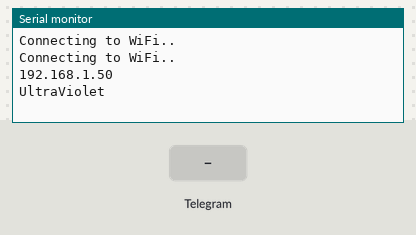
A sketch run on a simulated ESP32. On the bench: the last lines printed to the serial monitor. The inputs (shaded band) are chosen by the test bench. WiFi joins after 1.5 s; servers stay silent unless stated; uploads are accepted with an empty reply.

Above: at 3.2 s.
3.3 s: Telegram message "/start" received
At 4.3 s:
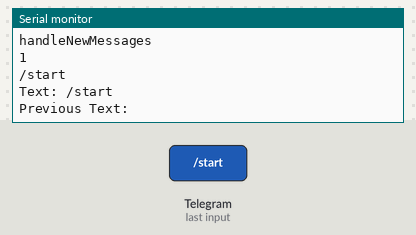
5.1 s: Telegram message "/Login" received
At 6.7 s:
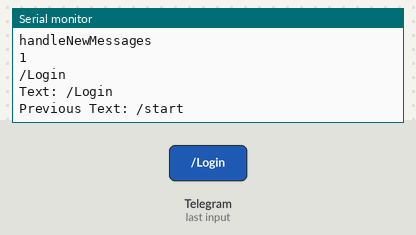
7.0 s: Telegram message "/Enter_PIN" received
At 9.1 s:
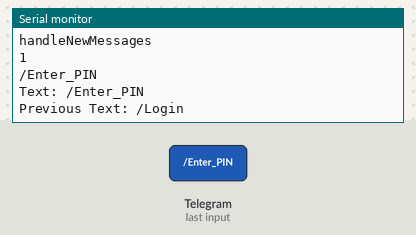
9.9 s: Telegram message "/Debit" received
At 12.6 s:
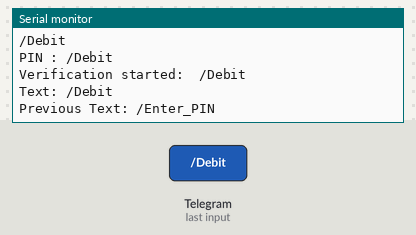
12.8 s: Telegram message "/Credit" received
At 14.4 s:
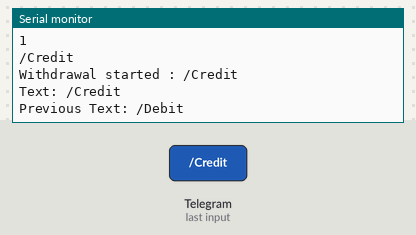
14.6 s: Telegram message "0" received
At 16.1 s:
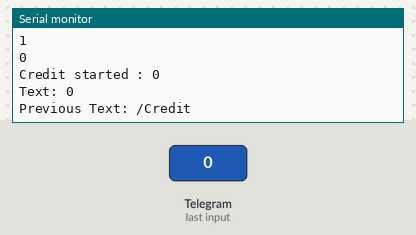
Timing chart, 0 to 17.6 s (numbered marks = the images above; inputs shaded):
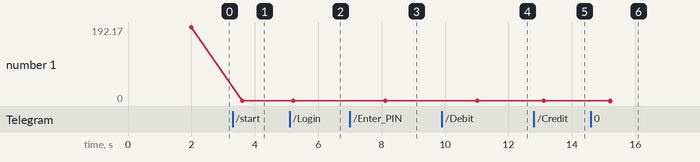

Measured:
- after the input at 3.3 s, the serial monitor: prints a new line after 0.30 s (image 1)
- after the input at 5.1 s, the serial monitor: prints a new line after 0.11 s (image 2)
- after the input at 7.0 s, the serial monitor: prints a new line after 1.1 s (image 3)
- after the input at 9.9 s, the serial monitor: prints a new line after 1.1 s (image 4)
- after the input at 12.8 s, the serial monitor: prints a new line after 0.32 s (image 5)
- after the input at 14.6 s, the serial monitor: prints a new line after 0.62 s (image 6)
- plotted number 1: 192.17 → 1 after the input at 3.3 s, 1 → 0 after the input at 14.6 s

The sketch:

TaskV1.ino
```cpp
#include <WiFi.h>
#include <WiFiClientSecure.h>
#include <UniversalTelegramBot.h>
#include <ArduinoJson.h>
#include <HTTPClient.h>
#include "time.h"

// Replace with your network credentials
const char* ssid = "UltraViolet";
const char* password = "password"; //1565+qD7

// Initialize Telegram BOT
#define BOTtoken "5651161362:AAFyD4reEoT5M6uU3EaZv3iolI5QhmgWQXE"  // your Bot Token (Get from Botfather)
// The user's chat id
#define CHAT_ID "1418009365"


WiFiClientSecure client;
UniversalTelegramBot bot(BOTtoken, client);

// Checks for new messages every 1 second.
int botRequestDelay = 1000;
unsigned long lastTimeBotRan;

//Global Variables
String text = "";
String prev_text = "";
// Flags
bool FlagU = false; //Flag for user
bool FlagP = false; //Flag for password
bool Logged_in = false; // Flag to check whether the user is Logged in

// Variables used in Arduino
String user;
String PassPIN;

// Variables used for sending to GoogleScript (Might not be needed)
String namelogin;
String pinlogin;

String GOOGLE_SCRIPT_ID = "AKfycbxwvNAImt8daIRrf7hc1jmtd5AJU1VhuCIHQooyvEDC3GzWkLXW8RHvb25GeUhsrxiQ";    // change Gscript ID

// Functions

// verification of username and password
int verification(String Name,String Pass){

  Serial.println("Verification started: " + Name +" " + Pass);

  String url_write = "https://script.google.com/macros/s/" + GOOGLE_SCRIPT_ID + "/exec?namelogin="+String(user)+"&pinlogin="+String(PassPIN);

  HTTPClient http;
  http.begin(url_write.c_str());
  http.setFollowRedirects(HTTPC_STRICT_FOLLOW_REDIRECTS);
  int conf = http.GET();
  String result = String(http.getString());

  Serial.println(result);

  if(result == "0"){
    return 0;
    Serial.println("The password MATCHED!");
  }
  if(result == "1"){
    return 1;
    Serial.println("The password DOESN'T match!");
  }
  if(result == "2"){
    return 2;
    Serial.println("User doesn't exist");
  }
}

// Handle what happens when you receive new messages
void handleNewMessages(int numNewMessages) {
  Serial.println("handleNewMessages");
  Serial.println(String(numNewMessages));

  for (int i=0; i<numNewMessages; i++) {
    // Chat id of the requester
    String chat_id = String(bot.messages[i].chat_id);
    // if (chat_id != CHAT_ID){
    //   bot.sendMessage(chat_id, "Unauthorized user", "");
    //   continue;
    // }

    // Print the received message
    text = bot.messages[i].text;
    Serial.println(text);

    String from_name = bot.messages[i].from_name;

  // Start Function: Prompts the user to various available functions
    if (text == "/start") {

      String msg = "Welcome, " + from_name + ".\n";
      msg += "Use the following commands to control your outputs.\n\n";

      // String keyboardJson = "[[\"/login\", \"/Cash_Withdrawal\"],[\"/PIN_Change\",\"/Fund_Transfer\"],[\"/Mini_Statement\",\"/Balance_Inquiry\"]]";
      String keyboardJson = "[[\"/Login\", \"/New_User\"],[\"/Exit\"],]";
      bot.sendMessageWithReplyKeyboard(chat_id, msg, "", keyboardJson, true);

    }

    if (text == "/Login"){
      String keyboardJson = "[[\"/Exit\"]]";
      bot.sendMessageWithReplyKeyboard(chat_id, "Enter username", "", keyboardJson, true);
      FlagU = true;
      return;
    }

    if (text == "/Enter_PIN"){
      String keyboardJson = "[[\"/Exit\"]]";
      bot.sendMessageWithReplyKeyboard(chat_id, "Enter the numeric PIN", "", keyboardJson, true);
      FlagP = true;
      return;
    }
    // Code for Withdrawal
    if (text == "/Debit"){
      if(Logged_in == true){
        bot.sendMessage(chat_id, "Enter amount to be debited", "");
      }
      else if (Logged_in == false) {
        bot.sendMessage(chat_id, "The user is not Logged in", "");
      }
    }
    if (prev_text == "/Debit"){
      String amount = text;
      Serial.println("Withdrawal started : " + amount+ " " +user);

      String url_write = "https://script.google.com/macros/s/" + GOOGLE_SCRIPT_ID + "/exec?withdraw="+ String(amount) +"&userid="+String(user);

      HTTPClient http;
      http.begin(url_write.c_str());
      http.setFollowRedirects(HTTPC_STRICT_FOLLOW_REDIRECTS);
      int conf = http.GET();
      String result = String(http.getString());
    }

    // Code for Credit
    if (text == "/Credit"){
      if(Logged_in == true){
        bot.sendMessage(chat_id, "Enter amount to be debited", "");
      }
      else if (Logged_in == false) {
        bot.sendMessage(chat_id, "The user is not Logged in", "");
      }
    }
    if (prev_text == "/Credit"){
      String amount = text;
      Serial.println("Credit started : " + amount +" "+user);

      String url_write = "https://script.google.com/macros/s/" + GOOGLE_SCRIPT_ID + "/exec?credit="+ String(amount) +"&userid="+String(user);

      HTTPClient http;
      http.begin(url_write.c_str());
      http.setFollowRedirects(HTTPC_STRICT_FOLLOW_REDIRECTS);
      int conf = http.GET();
      String result = String(http.getString());
    }

    if (prev_text == "/Login"){
      user = text;
      FlagU = false;
      Serial.println("user : " + user);
      String keyboardJson = "[[\"/Enter_PIN\"],[\"/Exit\"]]";
      bot.sendMessageWithReplyKeyboard(chat_id, "Choose from one of the following options", "", keyboardJson, true);


    }

    if (prev_text == "/Enter_PIN"){
      PassPIN = text;
      FlagP = false;
      Serial.println("PIN : " + PassPIN);
      int v = verification(user,PassPIN);
      if(v==0){
        Logged_in = true;
        String keyboardJson = "[[\"/Debit\", \"/Credit\"],[\"/PIN_Change\",\"/Exit\"]";
        bot.sendMessageWithReplyKeyboard(chat_id, "Select the command", "", keyboardJson, true);
      }
      if(v==1){
        String keyboardJson = "[[\"/Re-enter Password\", \"/Forgot Password\"],[\"/Exit\"]";
        bot.sendMessageWithReplyKeyboard(chat_id, "Incorrect Password", "", keyboardJson, true);
      }
      if(v==2){
        bot.sendMessage(chat_id, "Unauthorized user", "");
      }
    }

  }
}

void setup() {
  Serial.begin(115200);

  // Connect to Wi-Fi
  WiFi.mode(WIFI_STA);
  WiFi.begin(ssid, password);
  #ifdef ESP32
    client.setCACert(TELEGRAM_CERTIFICATE_ROOT); // Add root certificate for api.telegram.org
  #endif
  while (WiFi.status() != WL_CONNECTED) {
    delay(1000);
    Serial.println("Connecting to WiFi..");
  }
  // Print ESP32 Local IP Address
  Serial.println(WiFi.localIP());
  Serial.println(ssid);
}

void loop() {
  prev_text = bot.messages[0].text;
  if (millis() > lastTimeBotRan + botRequestDelay)  {
    int numNewMessages = bot.getUpdates(bot.last_message_received + 1);

    while(numNewMessages) {
      Serial.println("got response");
      handleNewMessages(numNewMessages);
      numNewMessages = bot.getUpdates(bot.last_message_received + 1);

      Serial.println("Text: " + text);
      Serial.println("Previous Text: " + prev_text);
    }
    lastTimeBotRan = millis();
  }

}
```
